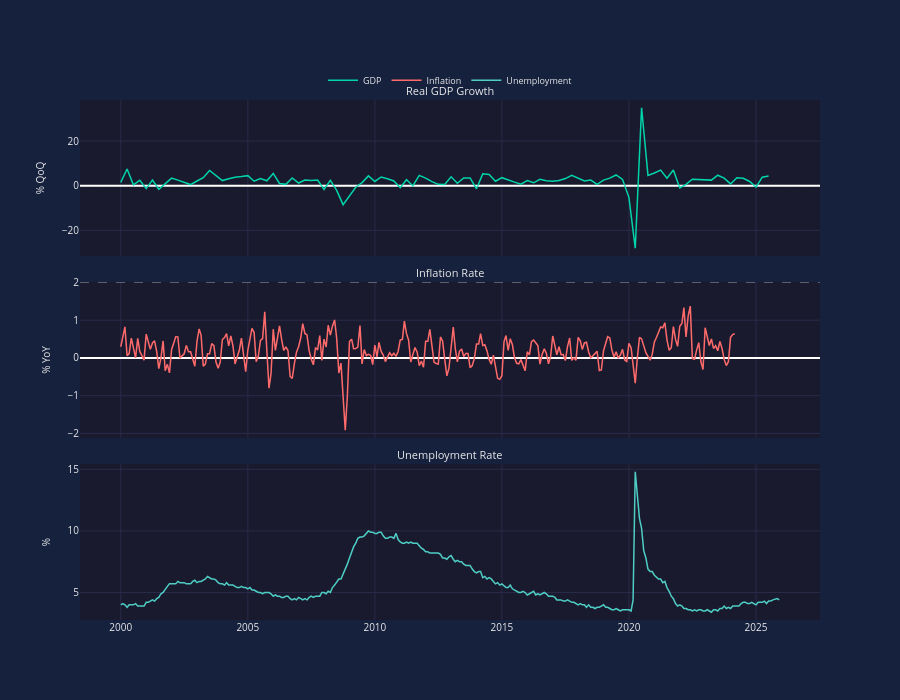

Here is the notebook cell this chart was saved with:
### Markdown cell above
## 2. Multi-Subplot Chart

A chart with three synchronized subplots showing GDP, Inflation, and Unemployment.

### Code cell
# Multi-subplot with real economic data
chart = econcharts(
    num_rows=3,
    subplot_titles=('Real GDP Growth', 'Inflation Rate', 'Unemployment Rate'),
    height=700,
)

chart.add_line(row=1, x=gdp_dates, y=gdp_values, name='GDP', color='teal')
chart.add_line(row=2, x=inf_dates, y=inf_values, name='Inflation', color='coral')
chart.add_line(row=3, x=unemp_dates, y=unemp_values, name='Unemployment', color='sky')

chart.set_yaxis(row=1, title='% QoQ')
chart.set_yaxis(row=2, title='% YoY')
chart.set_yaxis(row=3, title='%')

chart.add_hline(row=1, y=0)
chart.add_hline(row=2, y=2.0)  # Fed's 2% inflation target

chart.set_legend(orientation='h', position='top')
chart.enable_unified_spikeline()
chart.show()

### Figure 1 — Plotly figure (JSON) as saved in the notebook; plotly's stock layout.template omitted (floating-point values rounded to 4 significant figures; data arrays with more than 128 entries replaced by an {"elided": "..."} marker saying what was removed)
{"data": [{"line": {"color": "#00d4aa", "width": 1.5}, "name": "GDP", "showlegend": true, "type": "scatter", "visible": true, "x": ["2000-01-01T00:00:00", "2000-04-01T00:00:00", "2000-07-01T00:00:00", "2000-10-01T00:00:00", "2001-01-01T00:00:00", "2001-04-01T00:00:00", "2001-07-01T00:00:00", "2001-10-01T00:00:00", "2002-01-01T00:00:00", "2002-04-01T00:00:00", "2002-07-01T00:00:00", "2002-10-01T00:00:00", "2003-01-01T00:00:00", "2003-04-01T00:00:00", "2003-07-01T00:00:00", "2003-10-01T00:00:00", "2004-01-01T00:00:00", "2004-04-01T00:00:00", "2004-07-01T00:00:00", "2004-10-01T00:00:00", "2005-01-01T00:00:00", "2005-04-01T00:00:00", "2005-07-01T00:00:00", "2005-10-01T00:00:00", "2006-01-01T00:00:00", "2006-04-01T00:00:00", "2006-07-01T00:00:00", "2006-10-01T00:00:00", "2007-01-01T00:00:00", "2007-04-01T00:00:00", "2007-07-01T00:00:00", "2007-10-01T00:00:00", "2008-01-01T00:00:00", "2008-04-01T00:00:00", "2008-07-01T00:00:00", "2008-10-01T00:00:00", "2009-01-01T00:00:00", "2009-04-01T00:00:00", "2009-07-01T00:00:00", "2009-10-01T00:00:00", "2010-01-01T00:00:00", "2010-04-01T00:00:00", "2010-07-01T00:00:00", "2010-10-01T00:00:00", "2011-01-01T00:00:00", "2011-04-01T00:00:00", "2011-07-01T00:00:00", "2011-10-01T00:00:00", "2012-01-01T00:00:00", "2012-04-01T00:00:00", "2012-07-01T00:00:00", "2012-10-01T00:00:00", "2013-01-01T00:00:00", "2013-04-01T00:00:00", "2013-07-01T00:00:00", "2013-10-01T00:00:00", "2014-01-01T00:00:00", "2014-04-01T00:00:00", "2014-07-01T00:00:00", "2014-10-01T00:00:00", "2015-01-01T00:00:00", "2015-04-01T00:00:00", "2015-07-01T00:00:00", "2015-10-01T00:00:00", "2016-01-01T00:00:00", "2016-04-01T00:00:00", "2016-07-01T00:00:00", "2016-10-01T00:00:00", "2017-01-01T00:00:00", "2017-04-01T00:00:00", "2017-07-01T00:00:00", "2017-10-01T00:00:00", "2018-01-01T00:00:00", "2018-04-01T00:00:00", "2018-07-01T00:00:00", "2018-10-01T00:00:00", "2019-01-01T00:00:00", "2019-04-01T00:00:00", "2019-07-01T00:00:00", "2019-10-01T00:00:00", "2020-01-01T00:00:00", "2020-04-01T00:00:00", "2020-07-01T00:00:00", "2020-10-01T00:00:00", "2021-01-01T00:00:00", "2021-04-01T00:00:00", "2021-07-01T00:00:00", "2021-10-01T00:00:00", "2022-01-01T00:00:00", "2022-04-01T00:00:00", "2022-07-01T00:00:00", "2022-10-01T00:00:00", "2023-01-01T00:00:00", "2023-04-01T00:00:00", "2023-07-01T00:00:00", "2023-10-01T00:00:00", "2024-01-01T00:00:00", "2024-04-01T00:00:00", "2024-07-01T00:00:00", "2024-10-01T00:00:00", "2025-01-01T00:00:00", "2025-04-01T00:00:00", "2025-07-01T00:00:00"], "xaxis": "x3", "y": [1.5, 7.5, 0.4, 2.4, -1.3, 2.5, -1.6, 1.1, 3.4, 2.5, 1.6, 0.5, 2.1, 3.6, 6.8, 4.7, 2.3, 3.1, 3.8, 4.1, 4.5, 2, 3.2, 2.2, 5.5, 1, 0.6, 3.5, 1.2, 2.5, 2.3, 2.5, -1.7, 2.4, -2.1, -8.5, -4.5, -0.7, 1.4, 4.4, 1.9, 3.9, 3.1, 2.1, -0.9, 2.7, -0.1, 4.6, 3.4, 1.8, 0.6, 0.5, 4, 1.1, 3.5, 3.5, -1.4, 5.3, 5, 2, 3.6, 2.5, 1.6, 0.7, 2.3, 1.3, 2.9, 2.2, 2, 2.3, 3.2, 4.6, 3.3, 2.1, 2.5, 0.6, 2.5, 3.4, 4.8, 2.8, -5.2, -28, 34.9, 4.6, 5.7, 7, 3.3, 7, -1, 0.6, 2.9, 2.8, 2.9, 2.5, 4.7, 3.4, 0.8, 3.6, 3.3, 1.9, -0.6, 3.8, 4.3], "yaxis": "y"}, {"line": {"color": "#ff6b6b", "width": 1.5}, "name": "Inflation", "showlegend": true, "type": "scatter", "visible": true, "x": {"elided": "291 str values"}, "xaxis": "x3", "y": {"elided": "291 float values"}, "yaxis": "y2"}, {"line": {"color": "#4ecdc4", "width": 1.5}, "name": "Unemployment", "showlegend": true, "type": "scatter", "visible": true, "x": {"elided": "311 str values"}, "xaxis": "x3", "y": {"elided": "311 float values"}, "yaxis": "y3"}, {"hoverinfo": "skip", "marker": {"opacity": 0}, "mode": "markers", "showlegend": false, "type": "scatter", "x": ["2000-01-01T00:00:00", "2025-12-01T00:00:00"], "xaxis": "x", "y": [0, 0], "yaxis": "y"}, {"hoverinfo": "skip", "marker": {"opacity": 0}, "mode": "markers", "showlegend": false, "type": "scatter", "x": ["2000-01-01T00:00:00", "2025-12-01T00:00:00"], "xaxis": "x2", "y": [0, 0], "yaxis": "y2"}], "layout": {"annotations": [{"font": {"color": "#e8e8e8", "size": 11}, "showarrow": false, "text": "Real GDP Growth", "x": 0.5, "xanchor": "center", "xref": "paper", "y": 1, "yanchor": "bottom", "yref": "paper"}, {"font": {"color": "#e8e8e8", "size": 11}, "showarrow": false, "text": "Inflation Rate", "x": 0.5, "xanchor": "center", "xref": "paper", "y": 0.65, "yanchor": "bottom", "yref": "paper"}, {"font": {"color": "#e8e8e8", "size": 11}, "showarrow": false, "text": "Unemployment Rate", "x": 0.5, "xanchor": "center", "xref": "paper", "y": 0.3, "yanchor": "bottom", "yref": "paper"}], "font": {"color": "#e8e8e8", "size": 10}, "height": 700, "hoverlabel": {"bgcolor": "#16213e", "font": {"color": "#e8e8e8", "size": 11}}, "hovermode": "x unified", "legend": {"bgcolor": "rgba(0,0,0,0)", "font": {"color": "#e8e8e8", "size": 9}, "orientation": "h", "x": 0.5, "xanchor": "center", "y": 1.01, "yanchor": "bottom"}, "paper_bgcolor": "#16213e", "plot_bgcolor": "#1a1a2e", "shapes": [{"line": {"color": "rgba(255, 255, 255, 0.3)", "dash": "dash", "width": 1}, "type": "line", "x0": 0, "x1": 1, "xref": "x domain", "y0": 0, "y1": 0, "yref": "y"}, {"line": {"color": "rgba(255, 255, 255, 0.3)", "dash": "dash", "width": 1}, "type": "line", "x0": 0, "x1": 1, "xref": "x2 domain", "y0": 2, "y1": 2, "yref": "y2"}], "xaxis": {"anchor": "y", "domain": [0, 1], "gridcolor": "#2a2a4a", "matches": "x3", "showspikes": true, "showticklabels": false, "spikecolor": "rgba(255, 255, 255, 0.5)", "spikedash": "dot", "spikemode": "across", "spikesnap": "cursor", "spikethickness": 1}, "xaxis2": {"anchor": "y2", "domain": [0, 1], "gridcolor": "#2a2a4a", "matches": "x3", "showspikes": true, "showticklabels": false, "spikecolor": "rgba(255, 255, 255, 0.5)", "spikedash": "dot", "spikemode": "across", "spikesnap": "cursor", "spikethickness": 1}, "xaxis3": {"anchor": "y3", "domain": [0, 1], "gridcolor": "#2a2a4a", "showspikes": true, "spikecolor": "rgba(255, 255, 255, 0.5)", "spikedash": "dot", "spikemode": "across", "spikesnap": "cursor", "spikethickness": 1}, "yaxis": {"anchor": "x", "domain": [0.7, 1], "gridcolor": "#2a2a4a", "title": {"font": {"color": "#e8e8e8", "size": 10}, "text": "% QoQ"}, "type": "linear"}, "yaxis2": {"anchor": "x2", "domain": [0.35, 0.65], "gridcolor": "#2a2a4a", "title": {"font": {"color": "#e8e8e8", "size": 10}, "text": "% YoY"}, "type": "linear"}, "yaxis3": {"anchor": "x3", "domain": [0, 0.3], "gridcolor": "#2a2a4a", "title": {"font": {"color": "#e8e8e8", "size": 10}, "text": "%"}, "type": "linear"}}}
